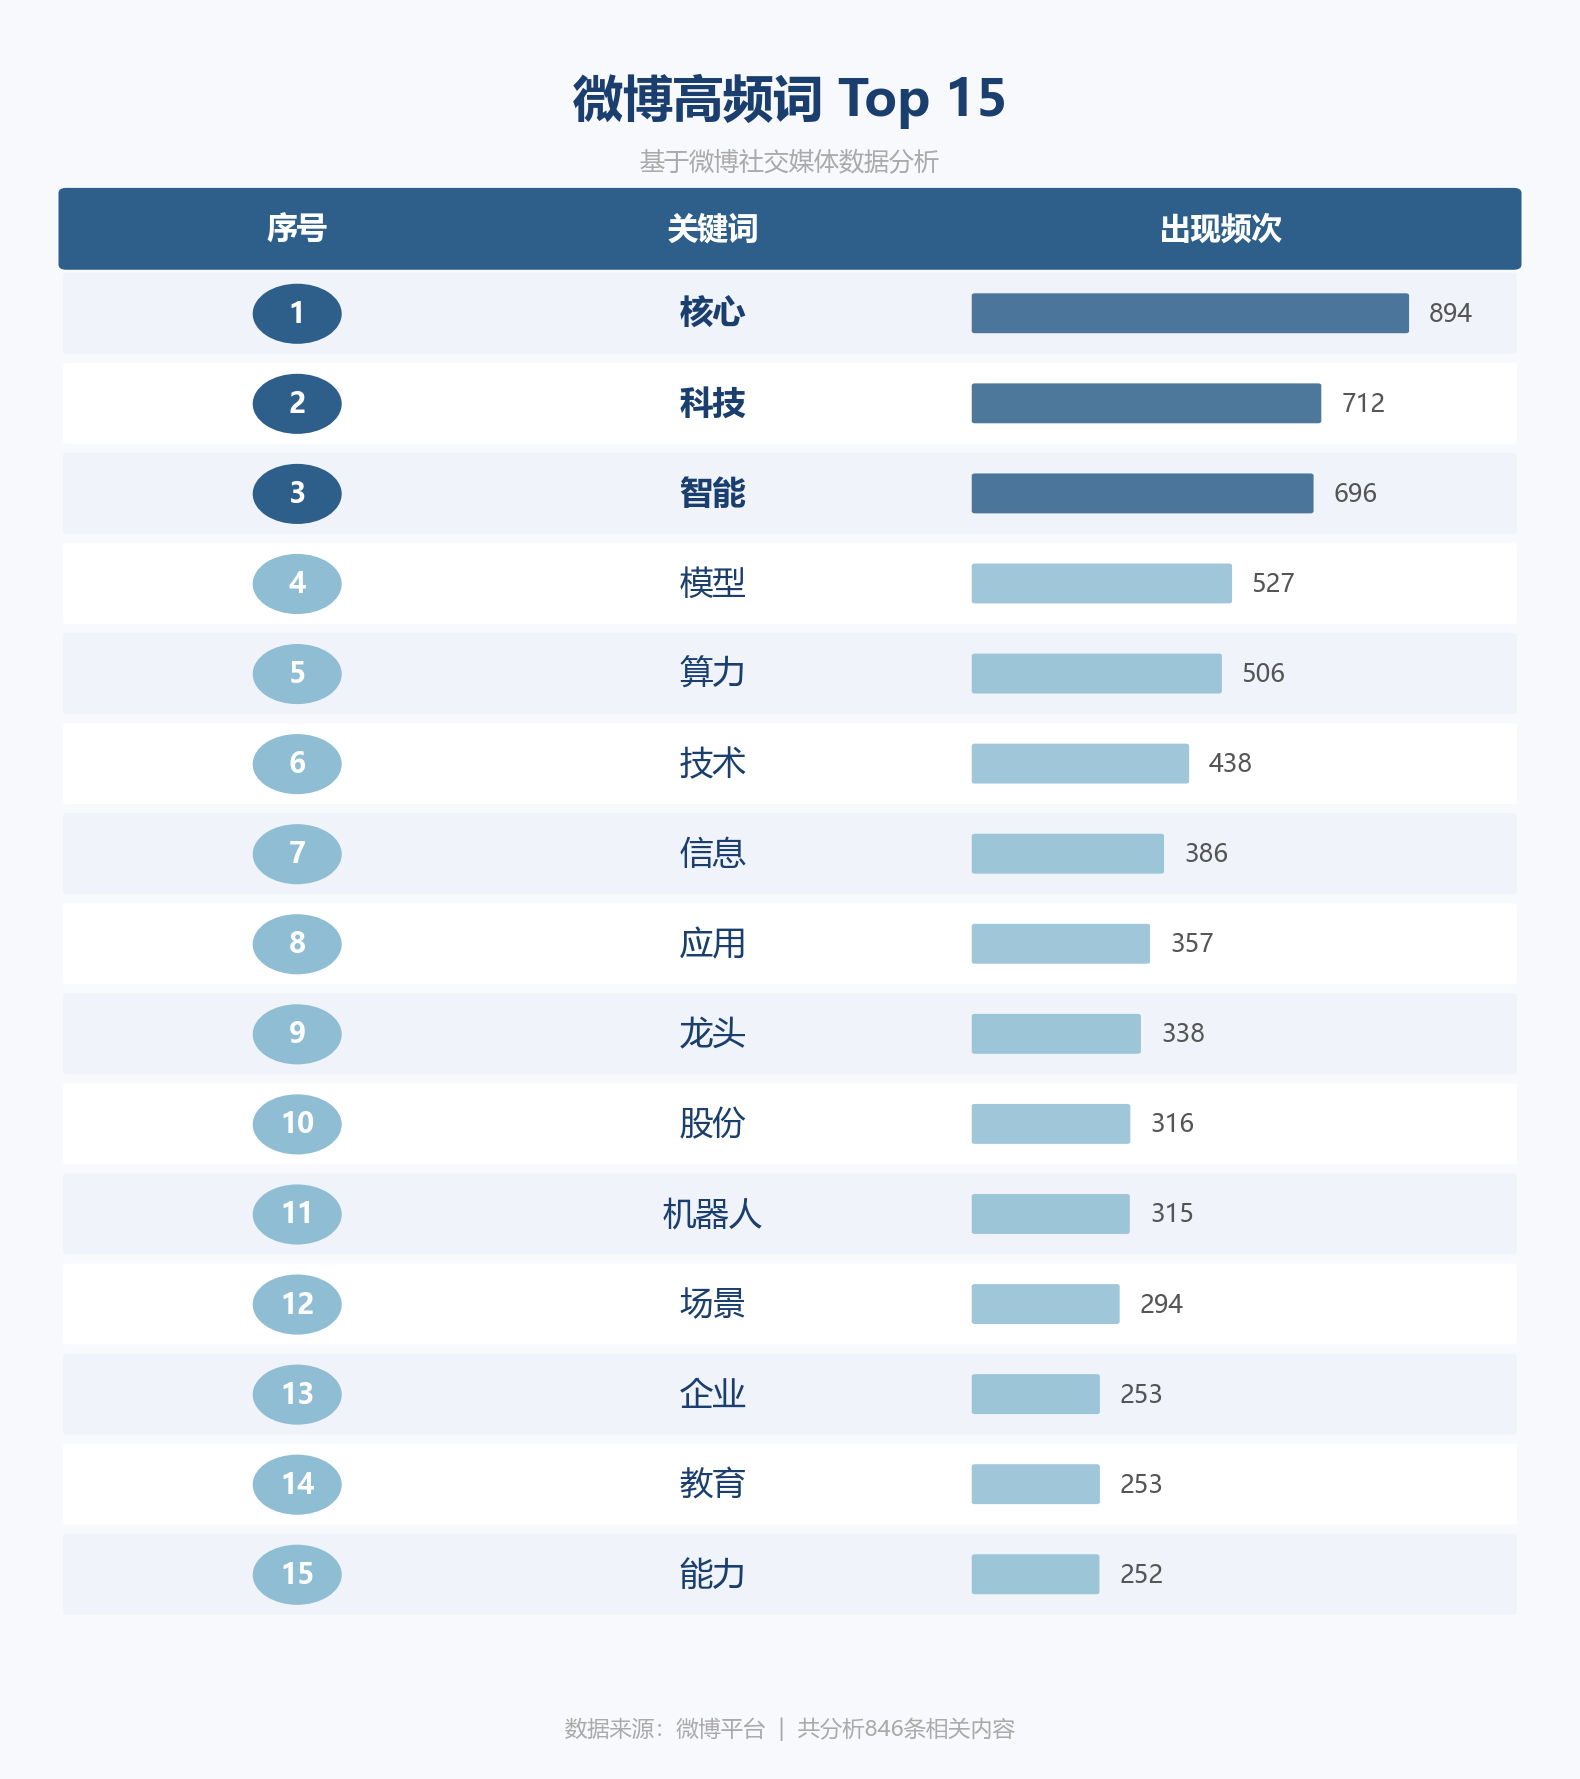

Source code (Python):
import jieba
import re
from collections import Counter
import matplotlib.pyplot as plt
import matplotlib.patches as mpatches
from matplotlib.patches import FancyBboxPatch
import numpy as np

plt.rcParams['font.sans-serif'] = ['Microsoft YaHei']
plt.rcParams['axes.unicode_minus'] = False

# 读取数据
with open('weibo_raw.txt', 'r', encoding='utf-8') as f:
    text = f.read()

# 清洗
text = re.sub(r'&[a-zA-Z]+;', '', text)
text = re.sub(r'#[^#]+#', '', text)
text = re.sub(r'@\S+', '', text)
text = re.sub(r'http\S+', '', text)
text = re.sub(r'[a-zA-Z0-9]', '', text)
text = re.sub(r'[^\u4e00-\u9fff]', '', text)

words = jieba.cut(text)
stopwords = {'的', '了', '是', '在', '我', '有', '和', '就', '不', '人', '都',
             '一', '一个', '上', '也', '很', '到', '说', '要', '去', '你', '会',
             '着', '没有', '看', '好', '自己', '这', '那', '他', '她', '们',
             '啊', '吧', '呢', '哦', '嗯', '科大讯飞', '讯飞', '转发', '微博','科大','展开'}

words_filtered = [w for w in words if w not in stopwords and len(w) >= 2]
counter = Counter(words_filtered)
top15 = counter.most_common(15)

# 画表格
fig, ax = plt.subplots(figsize=(8, 9), facecolor='#F8F9FC')
ax.set_xlim(0, 10)
ax.set_ylim(0, 17)
ax.axis('off')

# 标题
ax.text(5, 16.2, '微博高频词 Top 15', fontsize=18, fontweight='bold',
        ha='center', va='center', color='#1A3F6F')
ax.text(5, 15.6, '基于微博社交媒体数据分析', fontsize=9,
        ha='center', va='center', color='#AAAAAA', style='italic')

# 表头
header_box = FancyBboxPatch((0.3, 14.6), 9.4, 0.7,
                             boxstyle="round,pad=0.05",
                             facecolor='#2E5F8A', edgecolor='none')
ax.add_patch(header_box)
ax.text(1.8, 14.95, '序号', fontsize=11, fontweight='bold',
        ha='center', va='center', color='white')
ax.text(4.5, 14.95, '关键词', fontsize=11, fontweight='bold',
        ha='center', va='center', color='white')
ax.text(7.8, 14.95, '出现频次', fontsize=11, fontweight='bold',
        ha='center', va='center', color='white')

# 颜色配置
row_colors = ['#F0F4FA', '#FFFFFF']
bar_color_high = '#2E5F8A'
bar_color_low = '#8FBDD3'
max_count = top15[0][1]

for i, (word, count) in enumerate(top15):
    y = 14.1 - i * 0.88
    
    # 行背景
    row_box = FancyBboxPatch((0.3, y - 0.35), 9.4, 0.75,
                              boxstyle="round,pad=0.02",
                              facecolor=row_colors[i % 2], edgecolor='none')
    ax.add_patch(row_box)
    
    # 序号圆圈
    color = '#2E5F8A' if i < 3 else '#8FBDD3'
    circle = plt.Circle((1.8, y + 0.02), 0.28, color=color)
    ax.add_patch(circle)
    ax.text(1.8, y + 0.02, str(i+1), fontsize=10, fontweight='bold',
            ha='center', va='center', color='white')
    
    # 关键词
    ax.text(4.5, y + 0.02, word, fontsize=12, ha='center', va='center',
            color='#1A3F6F', fontweight='bold' if i < 3 else 'normal')
    
    # 频次条形
    bar_width = (count / max_count) * 2.8
    bar_color = bar_color_high if i < 3 else bar_color_low
    bar = FancyBboxPatch((6.2, y - 0.15), bar_width, 0.35,
                          boxstyle="round,pad=0.02",
                          facecolor=bar_color, edgecolor='none', alpha=0.85)
    ax.add_patch(bar)
    ax.text(6.2 + bar_width + 0.15, y + 0.02, str(count),
            fontsize=9, va='center', color='#555555')

# 底部说明
ax.text(5, 0.3, f'数据来源：微博平台  |  共分析{len(open("weibo_raw.txt", encoding="utf-8").readlines())}条相关内容',
        fontsize=8, ha='center', va='center', color='#AAAAAA')

plt.tight_layout()
plt.savefig('weibo_table.png', dpi=200, bbox_inches='tight', facecolor='#F8F9FC')
plt.show()
